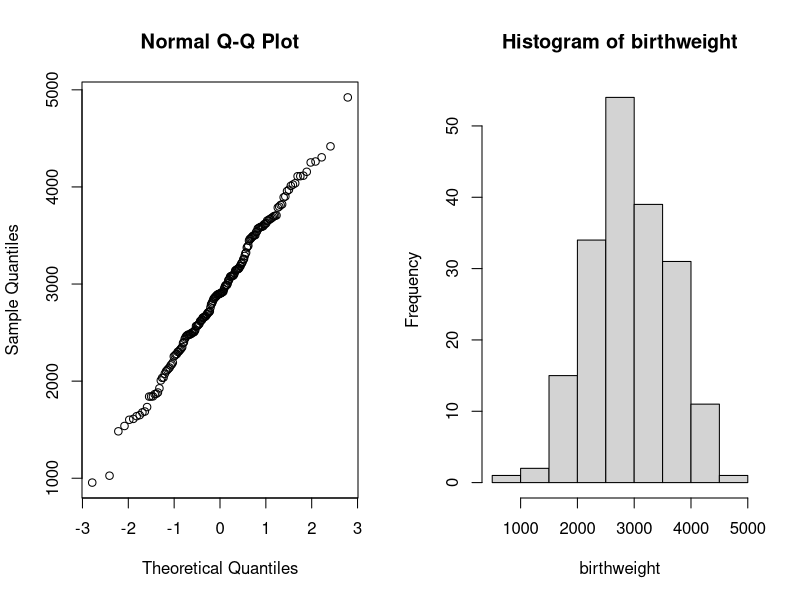
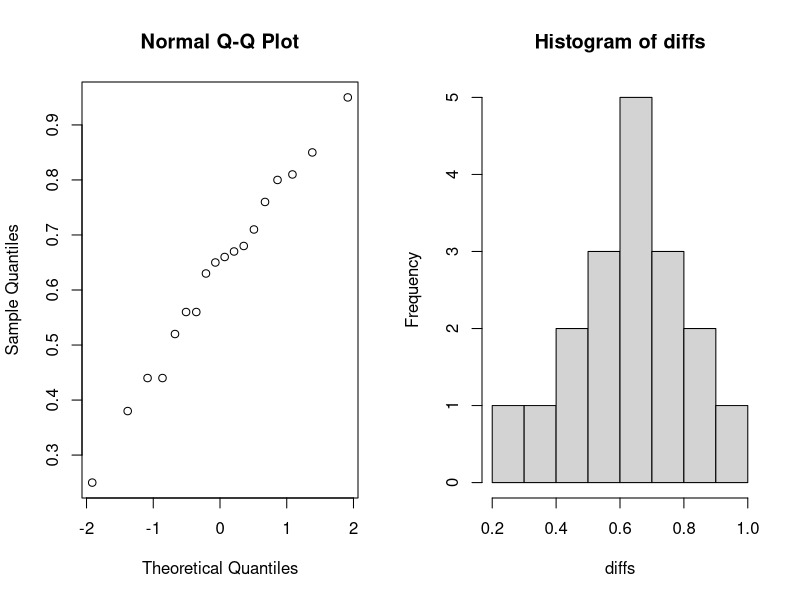
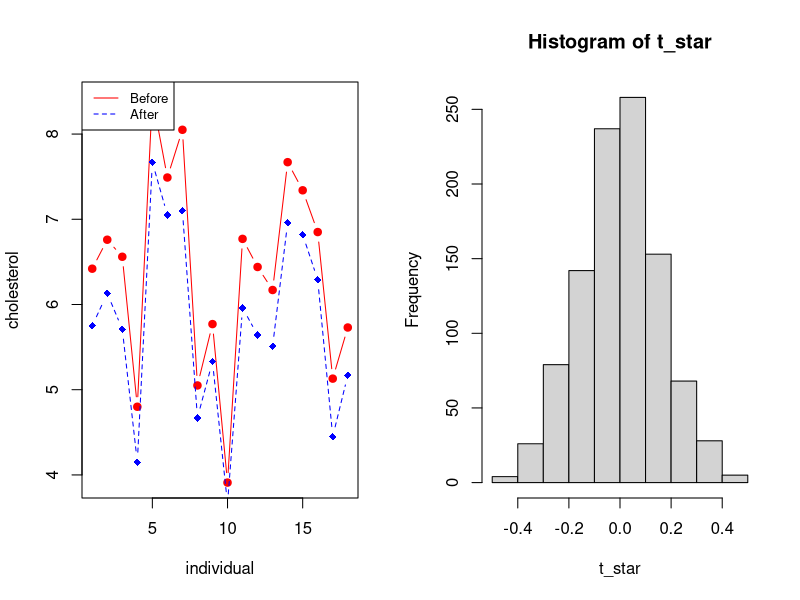
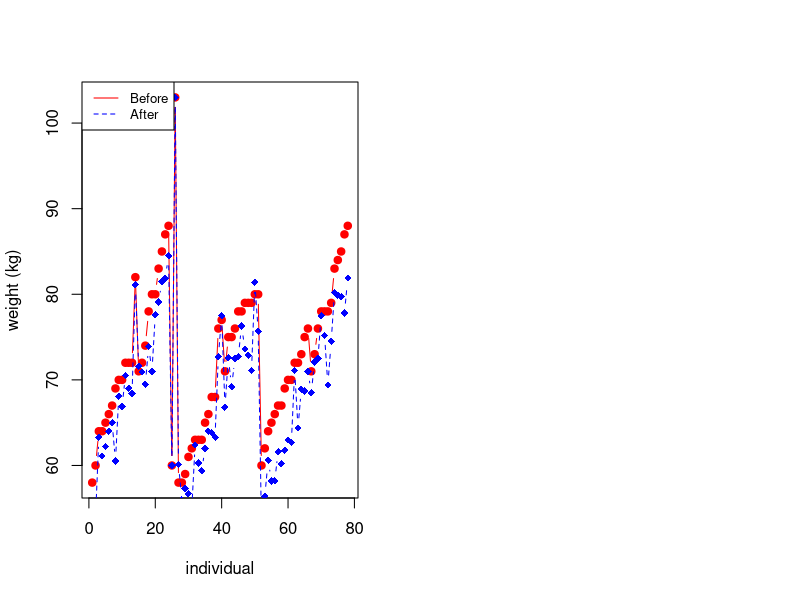
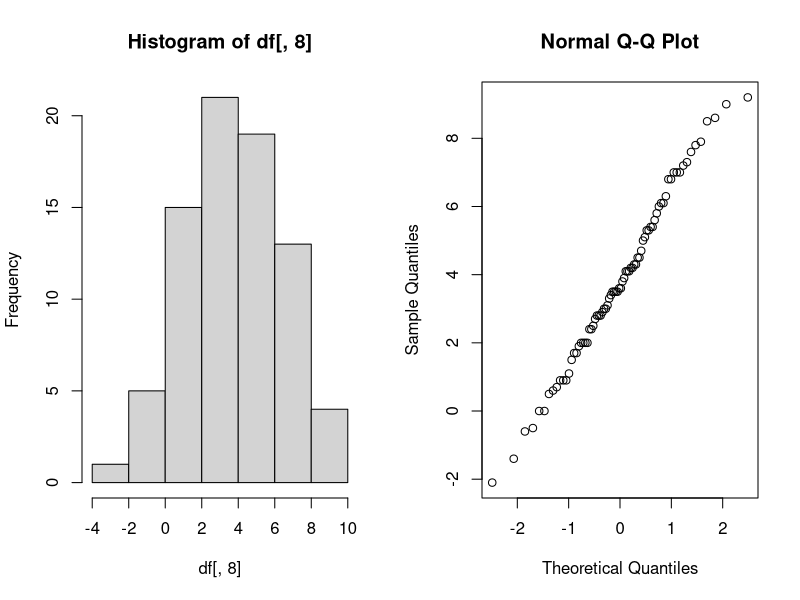
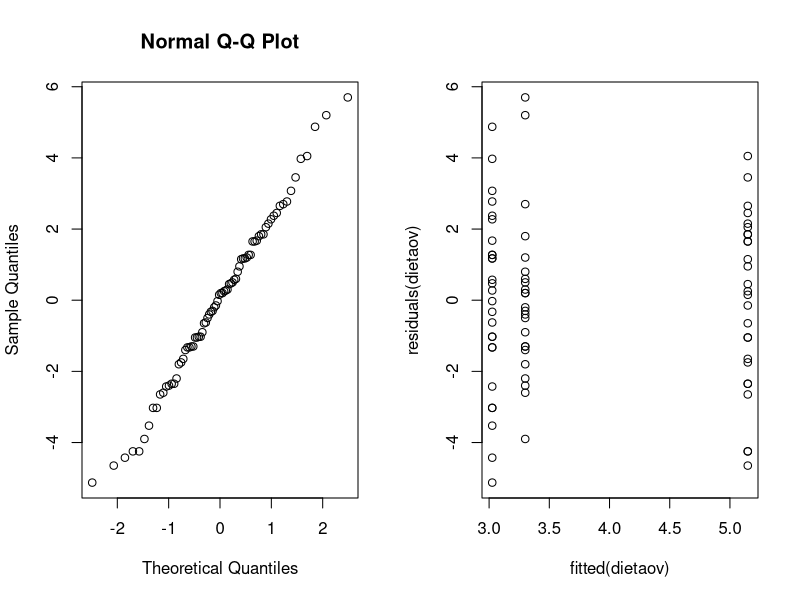
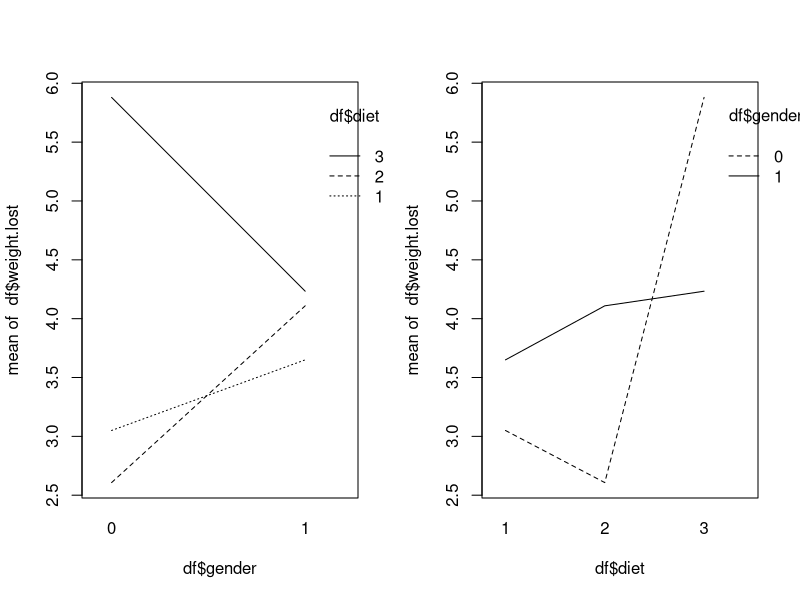
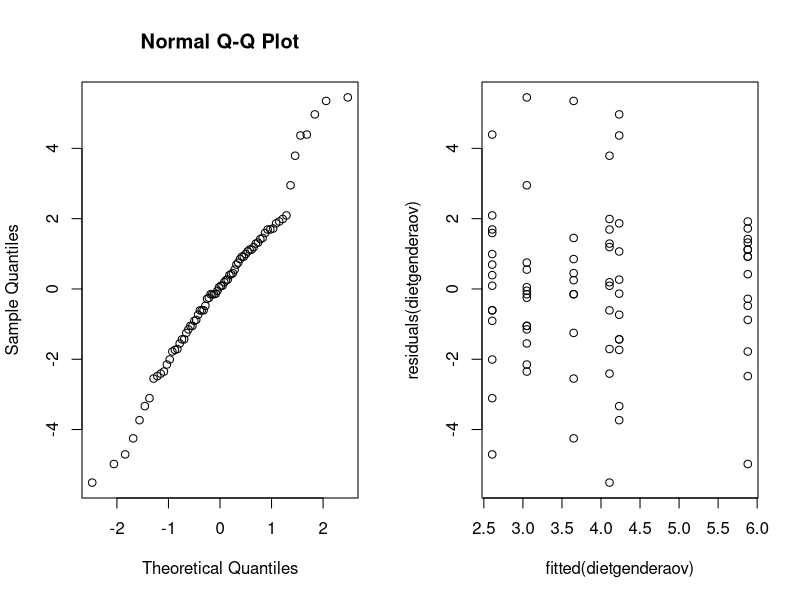

Write the R code that produced these figures, in order.
## ---- chunk 1
options(digits=3)
## ---- chunk 2
birthweight <- readLines("data/birthweight.txt")
birthweight <- as.double(birthweight[2:length(birthweight)])
birthweight

# print(paste("Amount of observations: ", length(birthweight)))
## ---- chunk 3
birthweight_mean <- mean(birthweight)
print(paste("Mean of the sample: ", birthweight_mean))
## ---- chunk 4
par(mfrow=c(1,2))
qqnorm(y = birthweight)
hist(birthweight)
## ---- chunk 5
t.test(birthweight, conf.level = 0.96)
## ---- chunk 6
B <- 1000
alpha <- 0.04
T_star <- numeric(B)

for(i in 1:B) {
  X_star <- sample(birthweight, replace = TRUE)
  T_star[i] <- mean(X_star)
}

T_star_q2 <- quantile(T_star, alpha/2)
T_star_q98 <- quantile(T_star, 1 - alpha/2)

c(2*birthweight_mean - T_star_q98, 2*birthweight_mean - T_star_q2)
## ---- chunk 7
#sum(T_star<T_star_q2)
## ---- chunk 8
t.test(birthweight, alternative = "greater", mu=2800)
## ---- chunk 9
greater_weight <- as.integer(birthweight > 2800)
binom.test(sum(greater_weight), length(greater_weight), p=0.5, alt="g")
## ---- chunk 10
library(pwr)
#pwr.t.test(n=188,d=NULL,sig.level=0.05,type="one.sample",alternative="greater")

## ---- chunk 11

## ---- chunk 12
prop.test(c(61, 65), c(95, 93))
## ---- chunk 13
df <- as.data.frame(read.table("data/cholesterol.txt", header=TRUE))
head(df)
## ---- chunk 14
diffs <- df[, 1] - df[, 2]
diffs
qqnorm(diffs)
## ---- chunk 15
hist(diffs)
## ---- chunk 16
shapiro.test(diffs)
## ---- chunk 17
shapiro.test(df[, 1])
shapiro.test(df[, 2])
## ---- chunk 18
cor.test(df[, 1], df[, 2], method="pearson")
## ---- chunk 19
# Create a first line
plot(1:length(df[, 1]), df[, 1], type = "b", pch=19, col = "red", xlab = "individual", ylab = "cholesterol")
lines(1:length(df[, 2]), df[, 2], pch=18, col = "blue", type = "b", lty=2)
legend("topleft", legend=c("Before", "After"), col=c("red", "blue"), lty = 1:2, cex=0.8)
## ---- chunk 20
t.test(df[, 1], df[, 2], paired=2)
## ---- chunk 21
diff_mean <- function(x, y) {
  return(mean(x-y))
}

# original dataframe
stats <- diff_mean(df[, 1], df[, 2])
stats

B <- 1000
t_star <- numeric(B)

for (i in 1:B) {
  diff_star <- t(apply(cbind(df[, 1], df[, 2]), 1, sample))
  t_star[i] <- diff_mean(diff_star[, 1], diff_star[, 2])
}

hist(t_star)
# plot(rep(stats, 2), c(0, 50), col="red", lwd=2)
lines(rep(stats, 2), c(0, 50), col="red", lwd=2)
## ---- chunk 22
# calculating p-value
pl <- sum(t_star < stats) / B
pr <- sum(t_star > stats) / B

p <- 2*min(pl, pr)
p
## ---- chunk 23

mu <- mean(df[, 2])
mu # bar{x}

s <- sd(df[, 2])
s

theta_hat <- 2*mu - 3
theta_hat

alpha <- 0.05

n <- length(df[, 2])
t_alpha <- qt(1 - alpha/2, df=n)
t_alpha

theta_l <- theta_hat - t_alpha*s/sqrt(n)
theta_r <- theta_hat + t_alpha*s/sqrt(n)
c("[", theta_l,",", theta_r, "]")
## ---- chunk 24
t <- max(df[, 2])
t

n <- length(df[, 2])
n

for (theta in 3:12) {
  B <- 1000
  t_star <- numeric(B)
  
  for (i in 1:B) {
    x_star <- runif(n, min = 3, max = theta)
    t_star[i] <- max(x_star)
  }
  
  pl <- sum(t_star < t)/B
  pr <- sum(t_star > t)/B
  
  p <- 2* min(pl, pr)
  print(paste("Theta =", theta, ", ", p))
}
## ---- chunk 25
less_chol <- as.integer(df[, 2] < 6)
binom.test(sum(less_chol), length(less_chol), p=0.5, alt="g")
## ---- chunk 26
less_chol <- as.integer(df[, 2] < 4.5)
binom.test(sum(less_chol),length(less_chol),p=0.25, alt="l")
## ---- chunk 27
df <- as.data.frame(read.table("data/diet.txt", header=TRUE))
df["weight.lost"] <- df["preweight"] - df["weight6weeks"]
head(df)
## ---- chunk 28
plot(1:length(df[,5]), df[,5], type = "b", pch=19, col = "red", xlab = "individual", ylab = "weight (kg)")
lines(1:length(df[,7]), df[,7], pch=18, col = "blue", type = "b", lty=2)
legend("topleft", legend=c("Before", "After"), col=c("red", "blue"), lty = 1:2, cex=0.8)
## ---- chunk 29
t.test(df[,5], df[,7], paired=TRUE)
## ---- chunk 30
par(mfrow=c(1, 2))
hist(df[,8])
qqnorm(df[,8])
## ---- chunk 31
shapiro.test(df[,8])
## ---- chunk 32
df$diet <- as.factor(df$diet)
dietaov=lm(weight.lost~diet,data=df)
anova(dietaov)
summary(dietaov)
## ---- chunk 33
# Checking assumptions
qqnorm(residuals(dietaov))
plot(fitted(dietaov), residuals(dietaov))
## ---- chunk 34
kruskal.test(df$weight.lost, df$diet)
## ---- chunk 35
df$gender <- as.factor(df$gender)
dietgenderaov <- lm(weight.lost~gender*diet,data=df)
anova(dietgenderaov)
## ---- chunk 36
summary(dietgenderaov)
## ---- chunk 37
par(mfrow=c(1, 2))
interaction.plot(df$gender, df$diet, df$weight.lost)
interaction.plot(df$diet, df$gender, df$weight.lost)
## ---- chunk 38
genderaov <- lm(weight.lost~gender,data=df)
anova(genderaov)
summary(genderaov)
## ---- chunk 39
# Checking assumptions
par(mfrow=c(1, 2))
qqnorm(residuals(dietgenderaov))
plot(fitted(dietgenderaov), residuals(dietgenderaov))
## ---- chunk 40
print(paste('Diet 1:', dietaov$coefficients[1]))
print(paste('Diet 2:', dietaov$coefficients[1] + dietaov$coefficients[2]))
print(paste('Diet 3:', dietaov$coefficients[1] + dietaov$coefficients[3]))
## ---- chunk 41
require("MASS")
## ---- chunk 42
B <- 6; P <- 4; T <- 3

process <- c()
for (i in 1:B) {
  block <- c()
  for (tr in 1:T) {
    block <- cbind(block, as.numeric(sample(1:P) > 2))
  }
  process <- rbind(process, block)
}

process <- t(process)
rownames(process) <- c("N", "P", "K")
colnames(process) <- paste0(rep(1:6, each=4), paste0(".", rep(1:4, 6)))
process
## ---- chunk 43
interaction.plot(npk$block, npk$N, npk$yield, ylab='average yield', xlab='block', main='Average yield per block', legend=FALSE)
legend("topright", c("yes", "no"), title="N presence", lwd=1, lty=c(1, 2))
## ---- chunk 44
n_block_lm <- lm(yield~block*N, data=npk)
anova(n_block_lm)
## ---- chunk 45
summary(n_block_lm)
## ---- chunk 46
lm <- lm(yield~block+N, data=npk)
anova(lm)
## ---- chunk 47
par(mfrow=c(1, 2))
qqnorm(residuals(lm))
plot(fitted(lm), residuals(lm))
## ---- chunk 48
npklm1 <- lm(yield~P + K + block*N, data=npk)
npklm2 <- lm(yield~N + K + block*P, data=npk)
npklm3 <- lm(yield~N + P + block*K, data=npk)
npklm4 <- lm(yield~block + N + P + K, data=npk)
npklm5 <- lm(yield~N + P + K, data=npk)
## ---- chunk 49
print('Y ~ P + K + block*N')
anova(npklm1)
## ---- chunk 50
print('Y ~ N + K + block*P')
anova(npklm2)
## ---- chunk 51
print('Y ~ N + P + block*K')
anova(npklm3)
## ---- chunk 52
print('Y ~ block + N + P + K')
anova(npklm4)
## ---- chunk 53
npklm5 <- lm(yield~block + N + K, data=npk)
anova(npklm5)
## ---- chunk 54
par(mfrow=c(1, 2))
qqnorm(residuals(npklm4))
plot(fitted(npklm4), residuals(npklm4))
## ---- chunk 55
par(mfrow=c(1, 2))
qqnorm(residuals(npklm5))
plot(fitted(npklm5), residuals(npklm5))
## ---- chunk 56
require(lme4)
npklmer <- lmer(yield~N+(1|block), REML=FALSE, data=npk)
npklmer1 <- lmer(yield~(1|block), REML=FALSE, data=npk)
anova(npklmer1, npklmer)
